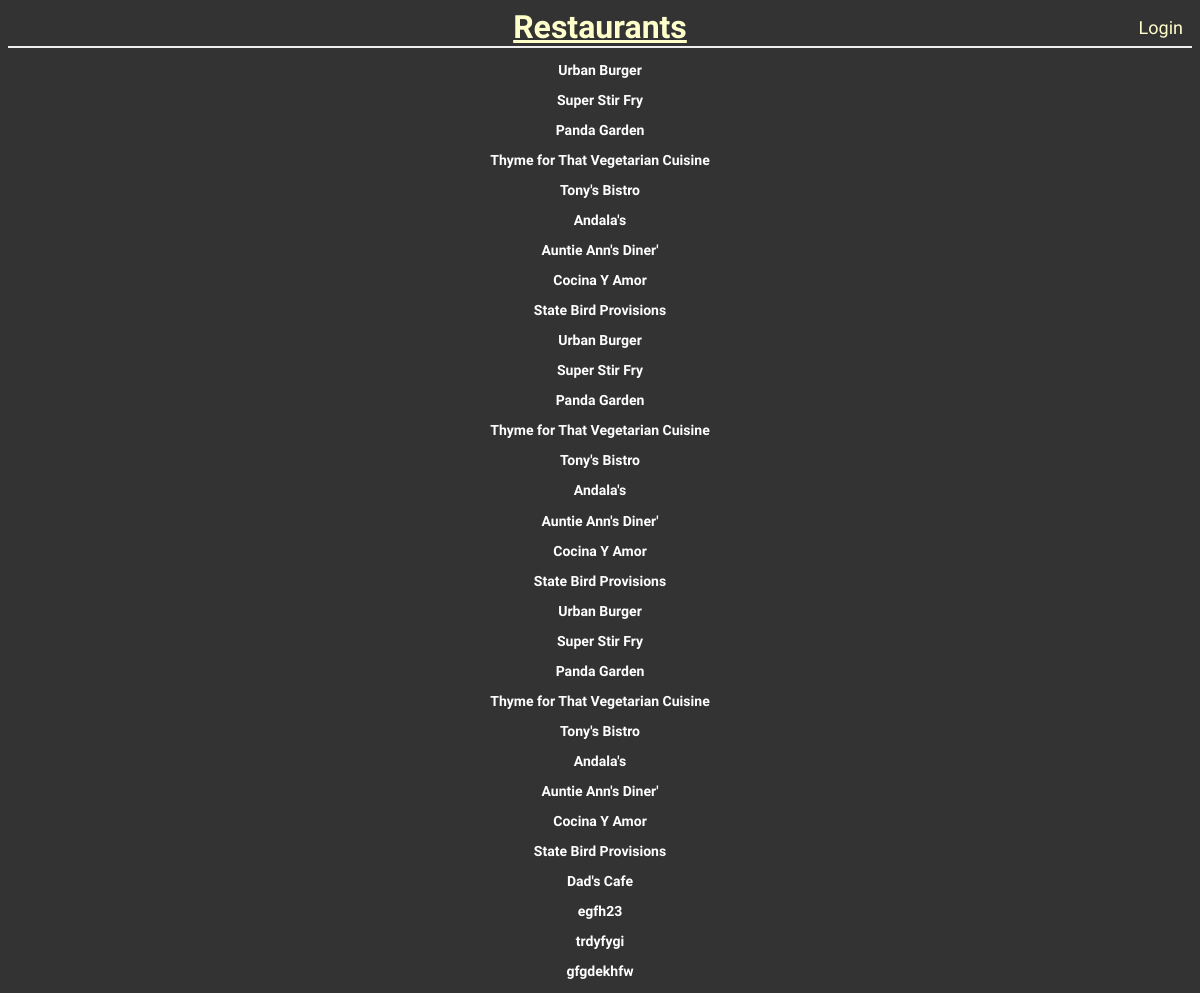
The app's page /restaurants with its own data.
### database_setup.py (models this page shows, shortened)
class Restaurant(Base):
	__tablename__ = 'restaurant'
	name = Column(String(80), nullable = False)
	id = Column(Integer, primary_key = True)
	user_id = Column(Integer, ForeignKey('user.id'))
	user = relationship(User)

### finalproject.py (the view)
@app.route('/')
@app.route('/restaurants')
def allrestaurants():
    items = session.query(Restaurant).all()
    if 'username' not in login_session:
        return render_template('publicrestaurants.html', restaurants=items)
    else:
        items = session.query(Restaurant).filter_by(user_id=login_session['user_id'])
        return render_template('restaurant.html', items=items)

### templates/publicrestaurants.html (shortened to what this page needs)
<html>
<head>
	<link rel=stylesheet type=text/css href="{{url_for('static',filename='styles.css')}}"/>
</head>
<body>
	<center>
		{% block content %}
			<div class="row top-menu">
				<div class="col-md-2 text-right">
					<a href="{{url_for('showLogin')}}" style="font-size:18;text-align:right;position:absolute; top:10; right:10;">Login </a>
				</div>
			</div>
			<div class="row banner main">
				<div class="col-md-11 padding-none">
					<h1>Restaurants</h1>
				</div>
			</div>
			{% for restaurant in restaurants %}
				<a href = "{{url_for('restaurantMenu', restaurant_id = restaurant.id)}}">
					<div class="row">
						<div class="col-md-10 restaurant-list">
							<h3>{{restaurant.name}}</h3>
						</div>
					</div>
				</a>
			{% endfor %}
		{% endblock %}
	</center>
</body>
</html>

### static/styles.css (style rules this page uses)
h1, h2, h3, h4 { color: #CCCCCC; }
h1, h2 { font-family: "Montserrat Subrayada", sans-serif; margin: 0; }
h1 { border-bottom: 2px solid #eee; }
a { text-decoration: none; color:#FFFFCC; font-size: .75em; margin:7px; }
body { font-family: "Montserrat Subrayada", sans-serif; background-color: #333333; color: #FFFFCC; }
h1 { text-decoration: underline; -moz-text-decoration-color: white; color: #FFFFCC; }
h3 { color:white; }

### records on screen
Restaurant: name "Urban Burger"
Restaurant: name "Super Stir Fry"
Restaurant: name "Panda Garden"
Restaurant: name "Thyme for That Vegetarian Cuisine"
Restaurant: name "Tony's Bistro"
Restaurant: name "Andala's"
Restaurant: name "Auntie Ann's Diner'"
Restaurant: name "Cocina Y Amor"
Restaurant: name "State Bird Provisions"
Restaurant: name "Urban Burger"
Restaurant: name "Super Stir Fry"
Restaurant: name "Panda Garden"
Restaurant: name "Thyme for That Vegetarian Cuisine"
Restaurant: name "Tony's Bistro"
Restaurant: name "Andala's"
Restaurant: name "Auntie Ann's Diner'"
Restaurant: name "Cocina Y Amor"
Restaurant: name "State Bird Provisions"
Restaurant: name "Urban Burger"
Restaurant: name "Super Stir Fry"
Restaurant: name "Panda Garden"
Restaurant: name "Thyme for That Vegetarian Cuisine"
Restaurant: name "Tony's Bistro"
Restaurant: name "Andala's"
Restaurant: name "Auntie Ann's Diner'"
Restaurant: name "Cocina Y Amor"
Restaurant: name "State Bird Provisions"
Restaurant: name "Dad's Cafe"
Restaurant: name "egfh23"
Restaurant: name "trdyfygi"
Restaurant: name "gfgdekhfw"
